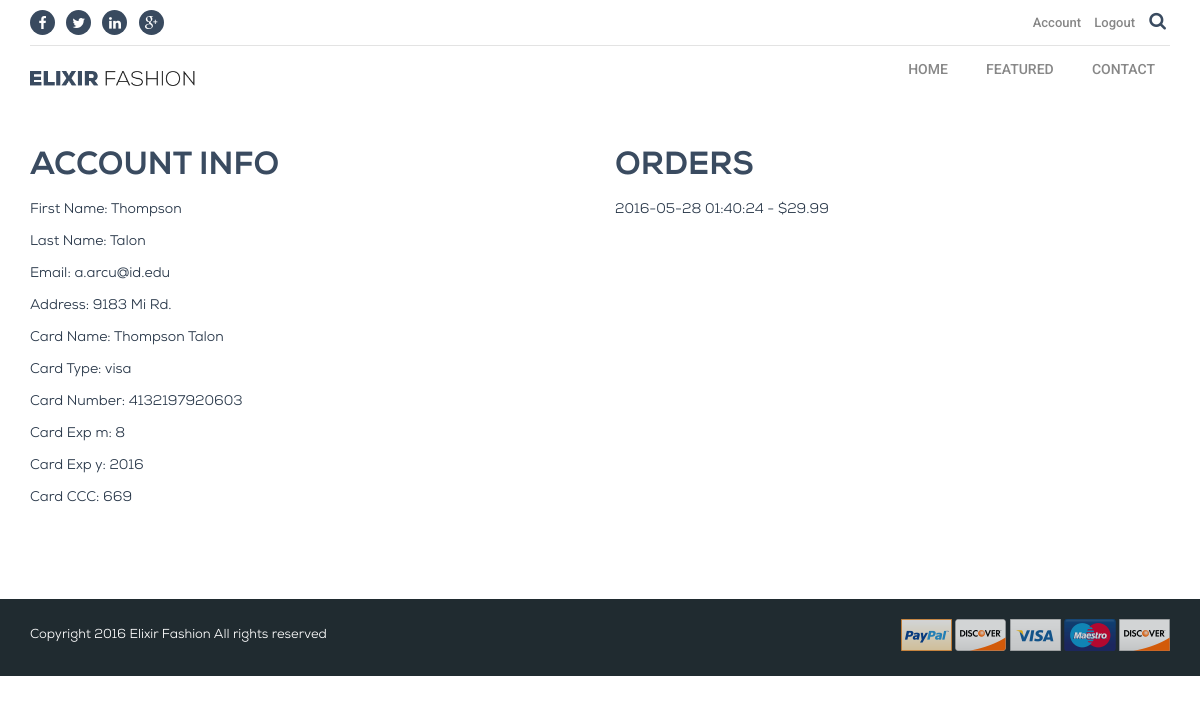
Screenshot of /my_account.php (signed in) with the database file from the repository.
### tables this page shows
CREATE TABLE IF NOT EXISTS `users` (
  `id` int(11) NOT NULL AUTO_INCREMENT,
  `first_name` varchar(255) NOT NULL,
  `last_name` varchar(255) NOT NULL,
  `email` varchar(255) NOT NULL,
  `username` varchar(255) NOT NULL,
  `password` varchar(255) NOT NULL,
  `address` varchar(255) NOT NULL,
  `card_name` varchar(255) NOT NULL,
  `card_type` varchar(255) NOT NULL,
  `card_number` varchar(255) NOT NULL,
  `card_exp_m` varchar(255) NOT NULL,
  `card_exp_y` varchar(255) NOT NULL,
  `card_ccc` varchar(255) NOT NULL,
  PRIMARY KEY (`id`)
);

CREATE TABLE IF NOT EXISTS `orders` (
  `id` int(11) NOT NULL AUTO_INCREMENT,
  `id_user` int(11) NOT NULL,
  `id_cart` int(11) NOT NULL,
  `total` float NOT NULL,
  `paid` int(11) NOT NULL,
  `card_name` varchar(255) NOT NULL,
  `card_type` varchar(255) NOT NULL,
  `card_number` varchar(255) NOT NULL,
  `card_exp_m` varchar(255) NOT NULL,
  `card_exp_y` varchar(255) NOT NULL,
  `card_ccc` varchar(255) NOT NULL,
  `created` datetime NOT NULL,
  `first_name` varchar(255) NOT NULL,
  `last_name` varchar(255) NOT NULL,
  `address` varchar(255) NOT NULL,
  PRIMARY KEY (`id`)
);

### my_account.php (the view, shortened to what this page needs)
<?php
include ('includes/initialize.php');
$ok=0;
if (isset($_SESSION['login']))
	if ($_SESSION['login']==1)
		$ok=1;
if ($ok==1)
	{
	$results = mysqli_query($conn,"SELECT * FROM users WHERE id='".$_SESSION['userID']."';");
	if (mysqli_num_rows($results)) {
		$user = mysqli_fetch_array($results);
		}
		else
		$ok=0;
	}
include ('includes/template/header.php');
?>
	<div class="cart-page-content page-section-padding">
		<div class="container">
			<div class="row">
				<div class="col-xs-6">
					<h2>Account info</h2>
					<p>First Name: <?=$user['first_name']?></p>
					<p>Last Name: <?=$user['last_name']?></p>
					<p>Email: <?=$user['email']?></p>
					<p>Address: <?=$user['address']?></p>
					<p>Card Name: <?=$user['card_name']?></p>
					<p>Card Type: <?=$user['card_type']?></p>
					<p>Card Number: <?=$user['card_number']?></p>
					<p>Card Exp m: <?=$user['card_exp_m']?></p>
					<p>Card Exp y: <?=$user['card_exp_y']?></p>
					<p>Card CCC: <?=$user['card_ccc']?></p>
				</div>
				<div class="col-xs-6">
					<h2>Orders</h2>
					<?php
					$results = mysqli_query($conn,"SELECT * FROM orders WHERE id_user='".$_SESSION['userID']."';");
					while ($row = mysqli_fetch_array($results))
						{
						echo '<p>'.$row['created'].' - $'.$row['total'].'</p>';
						}
					?>
				</div>
			</div>
		</div>
	</div>
<?php
include ('includes/template/footer.php');
?>

### includes/template/header.php (shortened to what this page needs)
<!DOCTYPE html>
<html lang="en">
<head>
	<link rel="stylesheet" href="css/bootstrap.min.css" />
	<link rel="stylesheet" href="css/font-awesome.min.css" />
	<link rel="stylesheet" type="text/css" href="lib/rs-plugin/css/settings.css" media="screen" />
	<link rel="stylesheet" href="style.css">
	<link rel="stylesheet" href="css/meanmenu.min.css"/>
	<link rel="stylesheet" href="css/responsive.css"/>
</head>
<body>
<header>
	<div class="container">
		<div class="header_top">
			<div class="row">
				<div class="col-md-6">
					<div class="header_top_left float-left">
						<ul class="social_icon">
							<li><a href="#"><i class="fa fa-facebook"></i></a></li>
							<li><a href="#"><i class="fa fa-twitter"></i></a></li>
							<li><a href="#"><i class="fa fa-linkedin"></i></a></li>
							<li><a href="#"><i class="fa fa-google-plus"></i></a></li>
						</ul>
					</div>
				</div>
				<div class="col-md-6">
					<div class="header_top_right text-right">
						<ul>
							<?php
							if (LOGGED_IN==1)
								echo '
								<li><a href="my_account.php">Account</a></li>
								<li><a href="logout.php">Logout</a></li>
								';
								else
								echo '<li><a href="signup.php">Register / Login</a></li>';
							?>
							<li class="searchbox">
								<input type="search" placeholder="Search......" name="search" class="searchbox-input" onkeyup="buttonUp();" required>
								<input type="submit" class="searchbox-submit" value="">
								<span class="searchbox-icon"><i class="fa fa-search"></i></span>
							</li>
						</ul>
					</div>
				</div>
			</div>
		</div>
	</div>
	<div class="container">
		<div class="row mega_relative">
			<div class="col-xs-12 col-sm-2">
				<div class="logo head_lo">
					<a href="index.php"><img src="images/logo.png" alt="Logo" /></a>
				</div>
			</div>
			<div class="col-sm-10">
				<div class="mainmenu float-right">
					<nav>
						<ul>
							<li><a href="index.html">HOME</a></li>
							<li><a href="#">FEATURED</a></li>
							<li><a href="contact.html">CONTACT</a></li>
						</ul>
					</nav>
				</div>
			</div>
		</div>
	</div>
</header>

### includes/template/footer.php (shortened to what this page needs)
<footer>
	<div class="footer_bottom footer-padding">
		<div class="container">
			<div class="row">
				<div class="col-sm-6 col-xs-12">
					<div class="copyright">
						<p>Copyright 2016 Elixir Fashion All rights reserved</p>
					</div>
				</div>
				<div class="col-sm-6 col-xs-12">
					<div class="copyright_icon text-right">
						<a href="#"><img src="images/footer/paypal-1.png" alt="" /></a>
						<a href="#"><img src="images/footer/paypal-2.png" alt="" /></a>
						<a href="#"><img src="images/footer/paypal-3.png" alt="" /></a>
						<a href="#"><img src="images/footer/paypal-4.png" alt="" /></a>
						<a href="#"><img src="images/footer/paypal-5.png" alt="" /></a>
					</div>
				</div>
			</div>
		</div>
	</div>
</footer>
</body>
</html>

### style.css (style rules this page uses)
* { transition: all 300ms ease-out 0s; }
ul,ul li { margin: 0; padding: 0; }
.float-left { float:left; }
.float-right { float:right; }
img { max-width:100%; height:auto; }
h1, h2, h3, h4, h5, h6 ,a,.product_text p,.single_review p,.compare_menu ul li a,th,.features_text h5,.disclaimer h5,tr td:first-child,.subscribe_btn,.footer_link p,.tp-caption { text-transform: uppercase; }
h1, h2, h3, h4, h5, h6 { margin:0; padding:0; }
h1, h2, h5, a, .header_top_right ul li a:hover,.mainmenu a:hover, .choose_text:hover.choose_text i, .choose_active.choose_text i, .choose_text:hover.choose_text h5 a, .choose_active.choose_text h5 a, .social_icon li a i, .review_icon i, .compare_menu ul li a,th, .features_text h5, .disclaimer h5, .single_features i, .single_features i.flaticon-lightbulbs, .single_features i.flaticon-tshirt17, .disclaimer i, .newsletter input { color:#3a4b60; }
.header_top_left ul li ,.header_top_right ul li ,.social_icon,.social_others,.mainmenu li,.footer_icon li,.slide_btn,.shop_now_btn,.choose_text,.choose_text i,.nav.nav-tabs.items_ul,button.checkPageBtn,a.checkPageBtn { display: inline-block; }
.social_icon li a,.footer_icon li a,.shop_icon a,.shop_icon span,.choose_text i,.single_review img,.review_icon { border-radius: 50%; }
.social_icon li a,.footer_icon li a,.shop_icon a,.shop_icon span,.searchbox-icon, .searchbox-submit,.single_product,#scrollUp,button.checkPageBtn,a.checkPageBtn,#qua_in input,#qua_in_2 input { text-align: center; }
.searchbox { float: right; }
.shop_icon,.mainmenu a i ,.searchbox ,.shop_icon,.single_product,.single_product_two,.choose_area,.single_features,.checkTitle .ct-design,.sauget-accordion .panel-heading h4 a { position: relative; }
h2 { font-size:32px; font-weight:700; line-height:35px; font-family:nexa_xboldregular; margin-bottom:15px; }
p { font-size:14px; line-height:22px; font-family: nexa_bookregular; color:#263547; font-weight:500; }
a { text-decoration:none; transition: all 300ms ease-out 0s; font-family:'Roboto', sans-serif; font-weight:500; }
body { color: #fff; font-family: 'Roboto', sans-serif; font-size: 13px; background:#fff; line-height:17px; margin: 0; font-weight:400; padding: 0; }
.header_top { border-bottom: 1px solid #E3E3E3; }
.header_top_left,.header_top_right { padding: 10px 0; }
.header_top_left.float-left { position:relative; z-index:2; }
.header_top_left ul ,.header_top_right ul { list-style: outside none none; margin: 0; padding: 0; }
.social_icon li { margin-right: 8px; }
.social_icon li a, .footer_icon li a, .shop_icon a { background: rgb(57, 74, 95) none repeat scroll 0 0; display: block; height: 25px; padding: 5px; width: 25px; }
.social_icon li a i { color: rgb(255, 255, 255); font-size: 14px; }
.social_others a,.header_top_right ul li a { color: rgb(135, 135, 135); font-size: 13px; text-transform: inherit; }
.header_top_right.text-right a,.shop_icon { margin-right: 10px; }
.header_top_right.text-right li { padding-top:4px; }
.searchbox { height: 35px; min-width: 25px; overflow: hidden; top: -5px; transition: width 0.3s ease 0s; width: 0; }
.searchbox-input { border: medium none; color: rgb(0, 0, 0); font-size: 16px; height: 32px; padding: 0 55px 0 20px; right: 0; top: 0; width: 100%; box-shadow: none; }
.searchbox-icon, .searchbox-submit { background: rgba(0, 0, 0, 0) none repeat scroll 0 0; border: medium none; color: #3a4b60; cursor: pointer; display: block; font-size: 18px; line-height: 32px; position: absolute; right: 0; top: 0; width:25px; }
.mainmenu, .logo { padding: 15px 0; }
.logo a { padding: 8px 0; display: block; }
.mainmenu a { font-size: 14px; line-height: 16px; padding: 10px 15px; margin-left: 5px; color:rgb(135, 135, 135); }
.footer-padding { padding: 20px 0; }
.footer_bottom { background: rgb(32, 43, 48) none repeat scroll 0 0; }
.copyright p,.copyright p a { color: rgb(255, 255, 255); font-size: 13px; padding-top: 5px; }
.page-section-padding { padding-top:40px; padding-bottom:80px; }

### rows the page displays
users: first_name "Thompson", last_name "Talon", email "a.arcu@id.edu", address "9183 Mi Rd.", card_name "Thompson Talon", card_type "visa", card_number "4132197920603", card_exp_m "8", card_exp_y "2016", card_ccc "669"
orders: created "2016-05-28 01:40:24", total "29.99"
